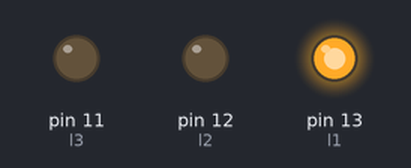
Bench run of a sketch on a simulated Arduino Uno, built with avr-gcc and run on an emulated ATmega328P. Shown: output pins drawn as LEDs (lit = HIGH).

Above: at 2.5 s.
At 6.7 s:
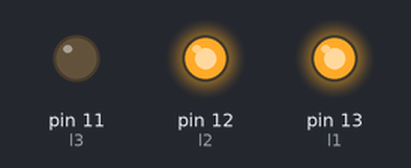
At 10.5 s:
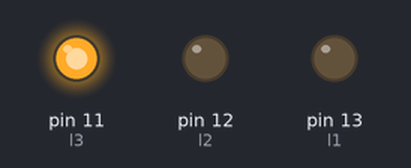
At 13.7 s:
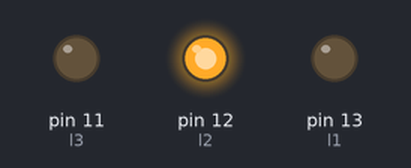
Timing chart, 0 to 19.5 s (numbered marks = the images above):
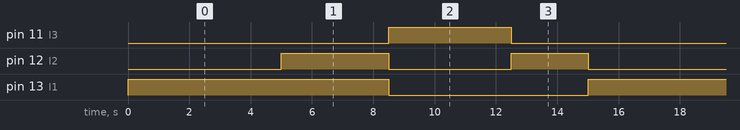

Measured:
- by itself, pin 11 (l3): alternates HIGH for 4.0 s and LOW for 11.0 s
- by itself, pin 12 (l2): repeats every 15.0 s: LOW 4.0 s, HIGH 2.5 s, LOW 5.0 s, HIGH 3.5 s
- by itself, pin 13 (l1): alternates HIGH for 8.5 s and LOW for 6.5 s

The sketch:

traffic_lights.ino
```cpp
int l1 = 13, l2 = 12, l3 = 11;

void setup() {
  // put your setup code here, to run once:
pinMode(l1, OUTPUT);
pinMode(l2, OUTPUT);
pinMode(l3, OUTPUT);
}


void loop() {
  // put your main code here, to run repeatedly:
digitalWrite(l1, HIGH);
digitalWrite(l2, LOW);
digitalWrite(l3, LOW);
delay(5000);

digitalWrite(l1, HIGH);
digitalWrite(l2, HIGH);
digitalWrite(l3, LOW);
delay(3500);

digitalWrite(l1, LOW);
digitalWrite(l2, LOW);
digitalWrite(l3, HIGH);
delay(4000);

digitalWrite(l1, LOW);
digitalWrite(l2, HIGH);
digitalWrite(l3, LOW);
delay(2500);


}
```
